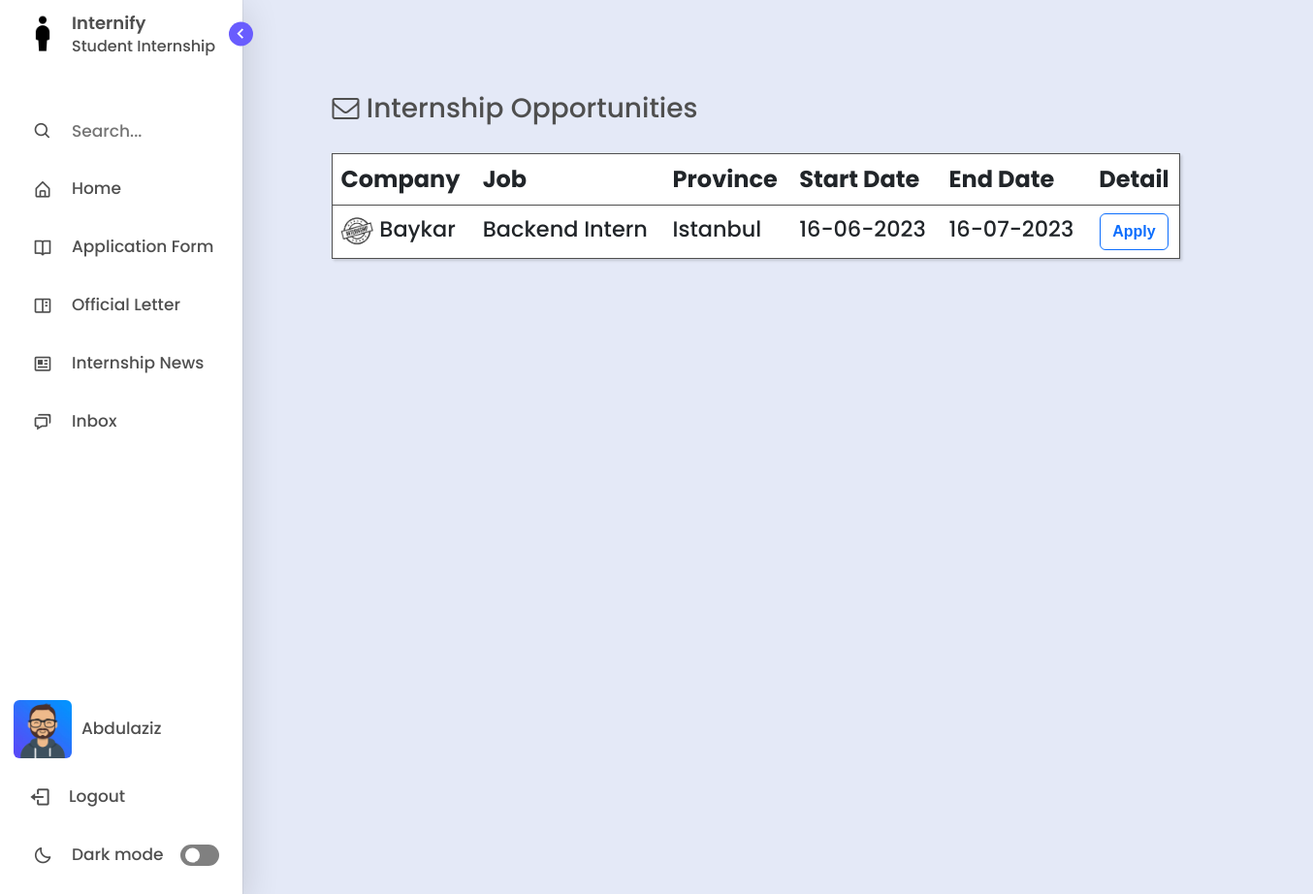
Page /internship-opportunities/ (signed in) on the earlier database version.
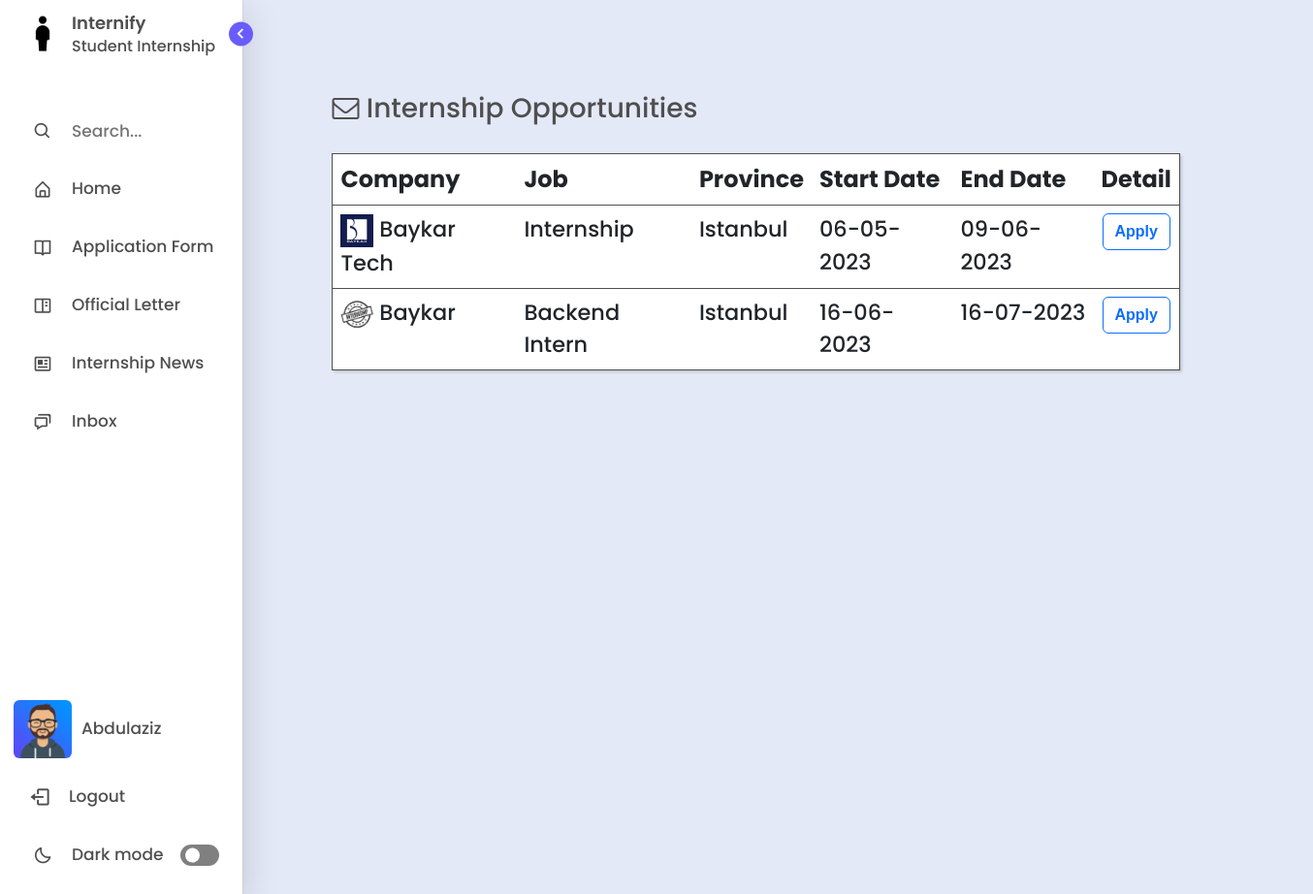
Same page on the later database version.
### management/models.py (models this page shows, shortened)
class BaseAbstractModel(models.Model):
    is_visible = models.BooleanField(default=True, verbose_name='Visibility')
    date_created = models.DateTimeField(auto_now_add=True)
    date_updated = models.DateTimeField(auto_now=True)
    class Meta:
        abstract = True

class Internship(BaseAbstractModel):
    job = models.CharField(max_length=255)
    company = models.CharField(max_length=255)
    logo = models.ImageField(upload_to='logos', null=True, blank=True)
    province = models.ForeignKey(Province, on_delete=SET_NULL, null=True)
    start_date = models.DateField(null=True, blank=True)
    end_date = models.DateField(null=True, blank=True)
    department = models.ForeignKey(Department, on_delete=SET_NULL, null=True)
    faculty = models.ForeignKey(Faculty, on_delete=SET_NULL, null=True)
    url = models.URLField()

class Province(BaseAbstractModel):
	name = models.CharField(max_length=255)

### management/views.py (the view, shortened to what this page needs)
# urls.py: path('internship-opportunities/', views.internshipopp, name = "internshipopp"),
def internshipopp(request):
	user = request.user
	if user.groups.all()[0].name == 'Student':
		student = Student.objects.get(user=user)
		internships = Internship.objects.filter(faculty=student.faculty).order_by('-date_created')[:20]
		return render(request, "student/internshipopp.html", {'internships':internships})

### templates/student/internshipopp.html (shortened to what this page needs)
{% extends "layout.html" %}
{% load static %}
{% block content %}
    <div class="home offset-md-1" style="margin-top:7%; margin-left:12%; overflow: hidden;">
      <div class="row">
        <div class="col-md-9">
          <h3 class="title text" style="float:left; margin-bottom:30px;"><i class="fa fa-envelope-o"></i> Internship Opportunities</h3>
          <table class="table" style="width:100%; background-color: var(--primary-color-light); border:1px solid var(--text-color); box-shadow: rgba(0, 0, 0, 0.15) 1.95px 1.95px 2.6px;">
            {% if internships.count > 0 %}
				<thead class="text" style="font-size: 1.5rem;">
					<tr>
						<th>Company</th>
						<th>Job</th>
						<th>Province</th>
						<th>Start Date</th>
						<th>End Date</th>
						<th style="text-align:center;">Detail</th>
					</tr>
				</thead>
				<tbody style="font-size: 1.4rem;">
					{% for internship in internships %}
						<tr class="text">
							<td>
								<a title="{{internship.title}}" href="#" style="text-decoration: none;">
									<img width="34" alt="{{internship.company}}" src="
									{% if internship.logo %}
										{{internship.logo.url}}
									{% else %}
										{% static 'assets/img/internship.jpg' %}
									{% endif %}
									">
								</a>
								{{internship.company}}
							</td>
							<td>{{internship.job}}</td>
							<td>{{internship.province.name}}</td>
							<td>{{internship.start_date|date:"d-m-Y"}}</td>
							<td>{{internship.end_date|date:"d-m-Y"}}</td>
							<td style ="text-align: center;">
								<a href="{{internship.url}}" target="_blank" class="btn btn-outline-primary" style="text-decoration: none;">
									<span style="font-weight: bold; font-family: Arial, Helvetica, sans-serif;">Apply</span>
								</a>
							</td>
						</tr>
					{% endfor %}
				</tbody>
			{% else %}
				<tr>
					<td style="text-align:center; font-weight:bold;">There is no internship opportunity.</td>
				</tr>
			{% endif %}
          </table>
          </div>
        </div>
      </div>
</body>
{% endblock content %}

### templates/includes/sidebar.html (shortened to what the changed rows need)
<!DOCTYPE html>
{% load static %}
<html lang="en">
<head>
    <link href='https://unpkg.com/boxicons@2.1.1/css/boxicons.min.css' rel='stylesheet'>
</head>
<body>
    <nav class="sidebar open">
        <div class="menu-bar">
            <div class="menu">
                {% for group in request.user.groups.all %}
                    {% if group.name == 'Student' %}
                        <li class ="nav-link">
                            <a href="/application-form">
                                <i class='bx bx-book-open icon'></i>
                                <span class="text nav-text">Application Form</span>
                            </a>
                        </li>
                        <li class ="nav-link">
                            <a href="/official-letter">
                                <i class='bx bx-book-content icon' ></i>
                                <span class="text nav-text">Official Letter</span>
                            </a>
                        </li>
                        <li class="nav-link">
                            <a href="/internship-opportunities">
                              <i class='bx bx-news icon' ></i>
                              <span class="text nav-text">Internship News</span>
                            </a>
                        </li>
                    {% endif %}
                {% endfor %}
            </div>
        </div>
    </nav>
</body>
</html>

Differences in the rows shown:
added Internship: logo (picture), company "Baykar Tech", job "Internship", province.name "Istanbul", start_date "06-05-2023", end_date "09-06-2023"
